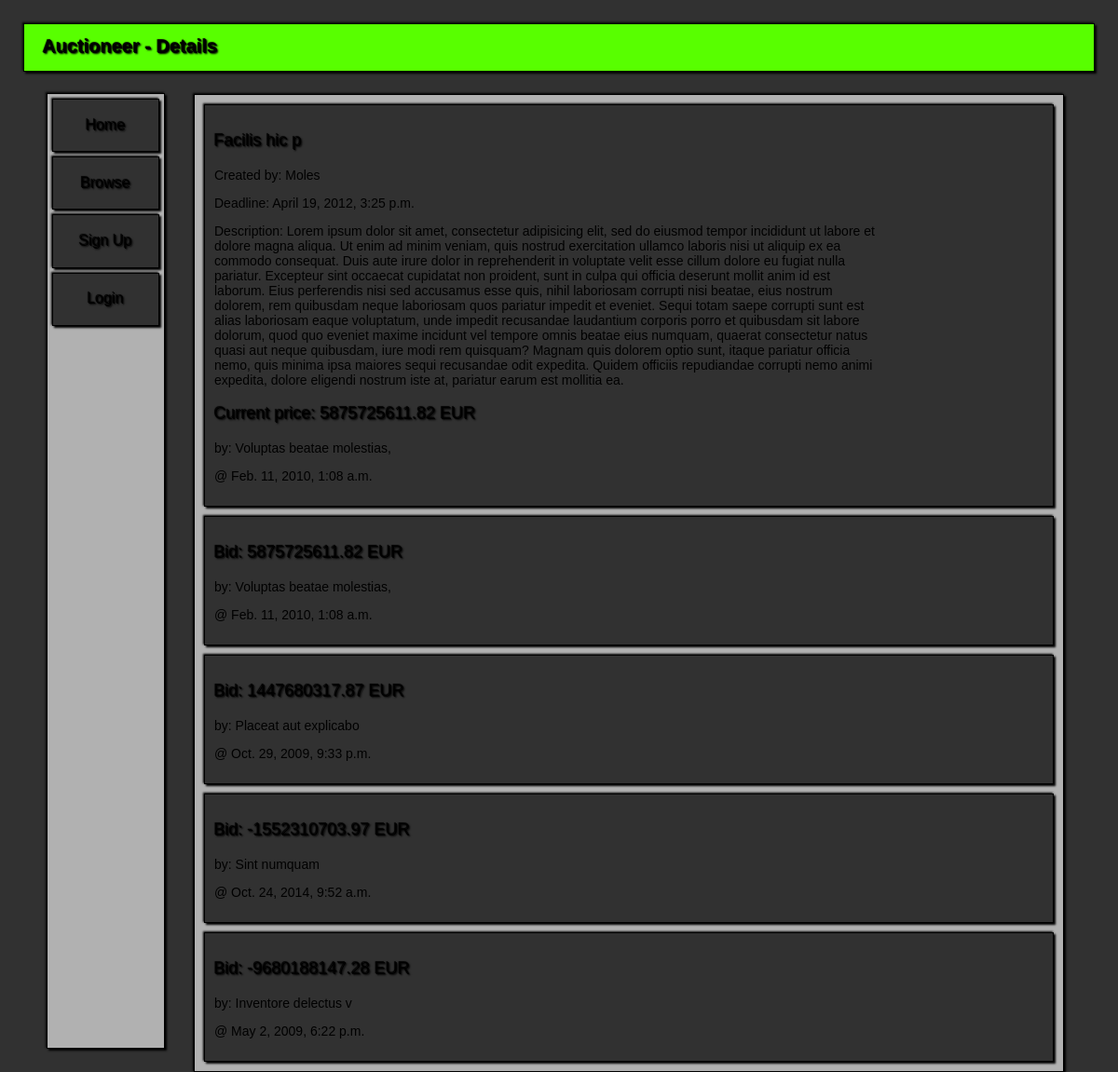
The app's page /auctioneer/auctions/72/ with its own data.
### Auctioneer/models.py (models this page shows, shortened)
class Auctions(models.Model):
    seller = models.ForeignKey(User)
    title = models.CharField(null=False, max_length=30)
    description = models.TextField(max_length=150)
    version = models.PositiveIntegerField(default=0)
    startingPrice = models.DecimalField(default=0.00, max_digits=12, decimal_places=2,
                                        validators=[MinValueValidator(Decimal('0.00'))])
    startDate = models.DateTimeField(null=False)
    stopDate = models.DateTimeField(null=False)
    banned = models.BooleanField(default=False)
    resolved = models.BooleanField(default=False)
    class Meta:
        permissions = (('ban_auctions', 'Can ban auctions'),)
        ordering = ['startDate']
    @classmethod
    def get_by_id(cls, auction_id):
        try:
            return cls.objects.get(id=auction_id)
        except:
            return None

class Bids(models.Model):
    auction = models.ForeignKey(Auctions)
    bidder = models.ForeignKey(User)
    amount = models.DecimalField(max_digits=12, decimal_places=2, validators=[MinValueValidator(Decimal('0.00'))])
    timestamp = models.DateTimeField()
    class Meta:
        ordering = ['-amount']

### Auctioneer/views.py (the view)
# urls.py: url(r'^auctioneer/auctions/(?P<auction_id>\d+)/$', details),
def details(request, auction_id):
    auction = Auctions.get_by_id(auction_id)
    is_logged_in = request.user.is_authenticated()
    if auction is not None:
        return render_to_response('details.html', {'title': 'Details', 'is_logged_in': is_logged_in,
                                                   'content': auction},
                                  context_instance=RequestContext(request))
    else:
        return render_to_response('message.html', {'title': 'Not found!', 'is_logged_in': is_logged_in,
                                                   'message': 'No such auction found!'},
                                  context_instance=RequestContext(request))

### templates/details.html (shortened to what this page needs)
{% load staticfiles %}
<!DOCTYPE HTML PUBLIC "-//W3C//DTD HTML 4.01 //EN" "http://www.w3.org/TR/html4/strict.dtd">
<html>
	<head>
		<link href="{% static "style_main.css"%}" rel="stylesheet" type="text/css">
	</head>
	<body>
		<div id=Container>
			<div id=PrimaryMenu>
				<h1>Auctioneer - {{ title }}</h1>
			</div>
            {% include "links.html" %}
			<div id=TopPatch>
			</div>
			<div id=Content>
                {% with content as auction %}
                <div>
                    <h3>{{ auction.title }}</h3>
                    <p>Created by: {{ auction.seller }}</p>
                    <p>Deadline: {{ auction.stopDate }}</p>
                    <p>Description: {{ auction.description }}</p>
                    {% with auction.bids_set.all|first as top %}
                    {% if top %}
                    <h3>Current price: {{ top.amount }} EUR</h3>
                    <p>by: {{ top.bidder }}</p>
                    <p>@ {{ top.timestamp }}</p>
                    {% else %}
                    <h3>Current price: {{ content.startingPrice }} EUR</h3>
                    {% endif %}
                    {% endwith %}
                </div>
                {% for bid in auction.bids_set.all %}
                <div>
                    <h3>Bid: {{ bid.amount }} EUR</h3>
                    <p>by: {{ bid.bidder }}</p>
                    <p>@ {{ bid.timestamp }}</p>
                </div>
                {% empty %}
                <div>
                    <h3>No bids!</h3>
                </div>
                {% endfor %}
                {% endwith %}
    		</div>
		</div>
	</body>
</html>

### Auctioneer/static/style_main.css (style rules this page uses)
body { font-family: Verdana, Geneva, sans-serif; font-size: 14px; color: #313131; background-color: #313131 }
p { font-family: Verdana, Geneva, sans-serif; color: #000000; width: 80%; }
div#Content div { position: relative; background-color: #313131; border: 1px solid #000000; box-shadow: 2px 2px 2px #000000, -1px -1px 2px #000000; margin: 10px; padding: 10px; }
h1 { font-family: Verdana, Geneva, sans-serif; font-size: 20px; font-weight: bold; color: #000000; text-shadow: 1px 1px 2px #000000, -1px -1px 1px #000000; }
h3 { font-family: Verdana, Geneva, sans-serif; font-size: 18px; font-weight: normal; color: #000000; text-shadow: 1px 1px 2px #000000, -1px -1px 1px #000000; }
#Container { position: relative; width: 100%; height: 100%; z-index: 1; }
#PrimaryMenu { position: fixed; background-color: #58FF00; top: 25px; left: 25px; right: 25px; height: 50px; z-index: 3; padding-left: 20px; padding-right: 20px; border: 1px solid #000000; font-weight: normal; box-shadow: 2px 2px 2px #000000, -1px -1px 2px #000000; }
#TopPatch { position: fixed; background-color: #313131; top: 0; left: 0; right: 0; height: 25px; z-index: 2; }
#Content { position: absolute; background-color: #B1B1B1; left: 200px; right: 50px; top: 93px; border: 1px solid #000000; box-shadow: 2px 2px 2px #000000, -1px -1px 2px #000000; }

### records on screen
Auctions: title "Facilis hic p", seller "Moles", stopDate "April 19, 2012, 3:25 p.m.", description "Lorem ipsum dolor sit amet, consectetur adipisicing elit, sed do eiusmod tempor incididunt ut labore et dolore magna aliqua. Ut enim ad minim veniam, quis nostrud exercitation ullamco laboris nisi ut aliquip ex ea commodo consequat. Duis aute irure dolor in reprehenderit in voluptate velit esse cillum dolore eu fugiat nulla pariatur. Excepteur sint occaecat cupidatat non proident, sunt in culpa qui officia deserunt mollit anim id est laborum. Eius perferendis nisi sed accusamus esse quis, nihil laboriosam corrupti nisi beatae, eius nostrum dolorem, rem quibusdam neque laboriosam quos pariatur impedit et eveniet. Sequi totam saepe corrupti sunt est alias laboriosam eaque voluptatum, unde…"
Bids: amount "5875725611.82", bidder "Voluptas beatae molestias,", timestamp "Feb. 11, 2010, 1:08 a.m."
Bids: amount "1447680317.87", bidder "Placeat aut explicabo", timestamp "Oct. 29, 2009, 9:33 p.m."
Bids: amount "-1552310703.97", bidder "Sint numquam", timestamp "Oct. 24, 2014, 9:52 a.m."
Bids: amount "-9680188147.28", bidder "Inventore delectus v", timestamp "May 2, 2009, 6:22 p.m."

### other values on screen
{{ title }} "Details"
